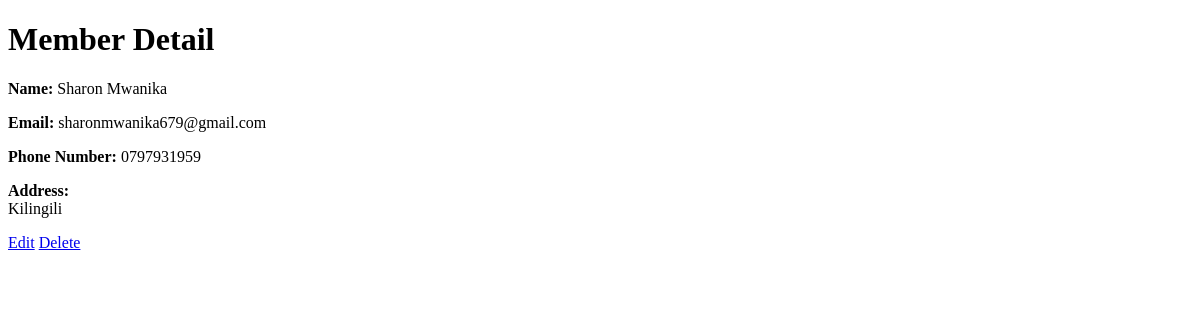
The app's page /members/1/, older data.
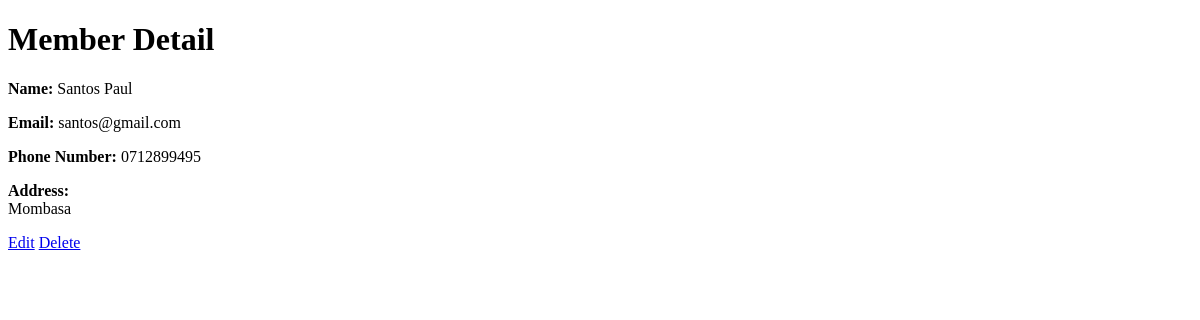
The same page, newer data.
### members/models.py (models this page shows, shortened)
class Member(models.Model):
    user = models.OneToOneField(User, on_delete=models.CASCADE, default=None)
    first_name = models.CharField(max_length=30)
    last_name = models.CharField(max_length=30)
    email = models.EmailField(unique=True)
    password = models.CharField(max_length=20, default=None)
    phone_number = models.CharField(max_length=15, blank=True)
    address = models.TextField(blank=True)
    date_joined = models.DateField(auto_now_add=True)

### members/views.py (the view)
# urls.py: path('<int:member_id>/', views.member_detail, name='member_detail'),
def member_detail(request, member_id):
    member = get_object_or_404(Member, pk=member_id)
    return render(request, 'members/member_detail.html', {'member': member})

### members/templates/members/member_detail.html (shortened to what this page needs)
<!DOCTYPE html>
<html lang="en">
<head>
</head>
<body>
    <h1>Member Detail</h1>
    <p><strong>Name:</strong> {{ member.first_name }} {{ member.last_name }}</p>
    <p><strong>Email:</strong> {{ member.email }}</p>
    <p><strong>Phone Number:</strong> {{ member.phone_number }}</p>
    <p><strong>Address:</strong><br>{{ member.address }}</p>
    <a href="{% url 'edit_member' member.id %}">Edit</a>
    <a href="{% url 'delete_member' member.id %}">Delete</a>
</body>
</html>

Row changes from the older to the newer data that the page shows:
changed Member: first_name "Sharon" → "Santos"; last_name "Mwanika" → "Paul"; email "sharonmwanika679@gmail.com" → "santos@gmail.com"; phone_number "0797931959" → "0712899495"; address "Kilingili" → "Mombasa"
